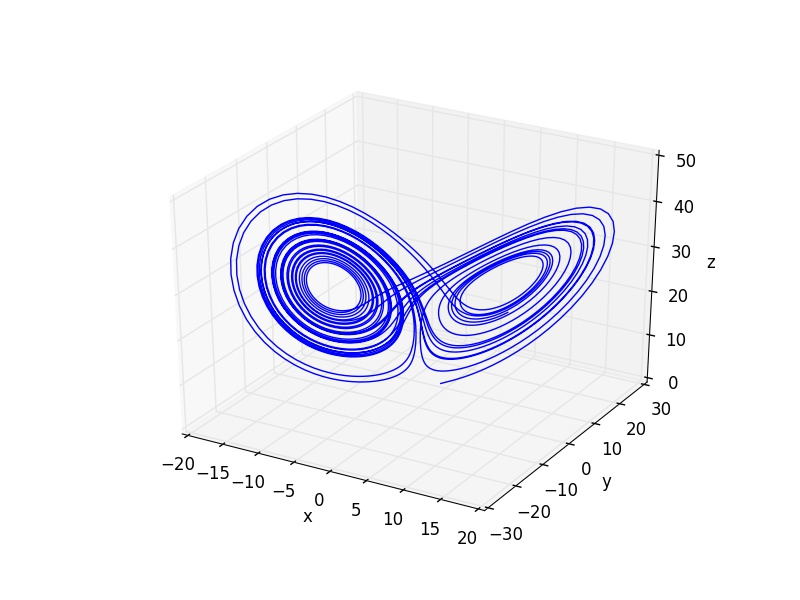

This figure's Python source:
from scipy.integrate import odeint

def Lorenz(state,t):
  # unpack the state vector
  x = state[0]
  y = state[1]
  z = state[2]

  # these are our constants
  sigma = 10.0
  rho = 28.0
  beta = 8.0/3.0

  # compute state derivatives
  xd = sigma * (y-x)
  yd = (rho-z)*x - y
  zd = x*y - beta*z

  # return the state derivatives
  return [xd, yd, zd]

from numpy import *
from matplotlib.pyplot import *
state0 = [2.0, 3.0, 4.0]
t = arange(0.0, 30.0, 0.01)

state = odeint(Lorenz, state0, t)

# do some fancy 3D plotting
from mpl_toolkits.mplot3d import Axes3D
fig = figure()
ax = fig.gca(projection='3d')
ax.plot(state[:,0],state[:,1],state[:,2])
ax.set_xlabel('x')
ax.set_ylabel('y')
ax.set_zlabel('z')
savefig('lorentz.jpg')
